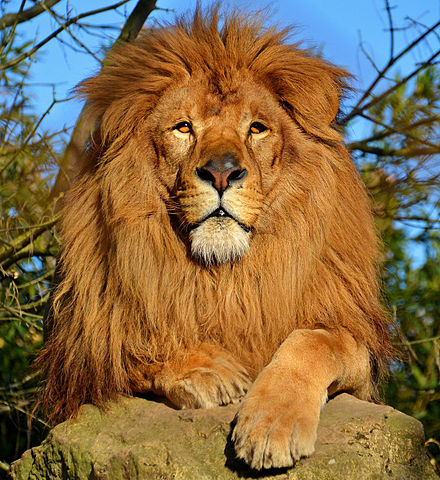
#> input picture lion.jpg, 440 x 480 px, found by its file name
$ python resize-image.py
#> lines starting #> are read from the running program, lines starting #| are printed output that depends on the picture
# ##############################################################################
# Resizing an Image
# ##############################################################################

import cv2
import matplotlib
import matplotlib.pyplot as plt
import numpy as np

# use cv2.resize for image resize, shrink
# dst = cv2.resize( src, dsize[, dst[, fx[, fy[, interpolation]]]] )
# https://docs.opencv.org/4.1.0/da/d54/group__imgproc__transform.html#ga47a974309e9102f5f08231edc7e7529d
#
# interpolation algorithms
# InterpolationFlags: cv.INTER_LANCZOS4, cv.INTER_NEAREST, cv.INTER_LINEAR, cv.INTER_AREA
# Lanczos interpolation over 8x8 neighborhood, nearest neighbor interpolation, bilinear interpolation, resampling using pixel area relation
# https://docs.opencv.org/4.1.0/da/d54/group__imgproc__transform.html#ga5bb5a1fea74ea38e1a5445ca803ff121
#
# To shrink an image, it will generally look best with INTER_AREA interpolation,
# whereas to enlarge an image, it will generally look best with c::INTER_CUBIC (slow) or INTER_LINEAR (faster but still looks OK).
# https://docs.opencv.org/4.1.0/da/d54/group__imgproc__transform.html#gga5bb5a1fea74ea38e1a5445ca803ff121aa5521d8e080972c762467c45f3b70e6c
def scale_width_height():
    """
    scale with width and height
    """
    matplotlib.rcParams['figure.figsize'] = (6.0, 6.0)
    matplotlib.rcParams['image.cmap'] = 'gray'

    img = cv2.imread('lion.jpg')
#> img is the input picture: shape (480, 440, 3); mean B, G, R 71.2, 108.1, 134

    resizeDownWidth = 300
    resizeDownHeight = 200
    # dst = cv2.resize(src, dsize, interpolation)
    resizedDown = cv2.resize(img, (resizeDownWidth, resizeDownHeight), interpolation= cv2.INTER_LINEAR)
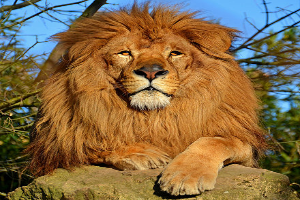
#> resizedDown: shape (200, 300, 3); mean B, G, R 71.1, 107.9, 133.9

    resizeUpWidth = 600
    resizeUpHeight = 900
    # dst = cv2.resize(src, dsize, interpolation)
    resizedUp = cv2.resize(img, (resizeUpWidth, resizeUpHeight), interpolation= cv2.INTER_LINEAR)
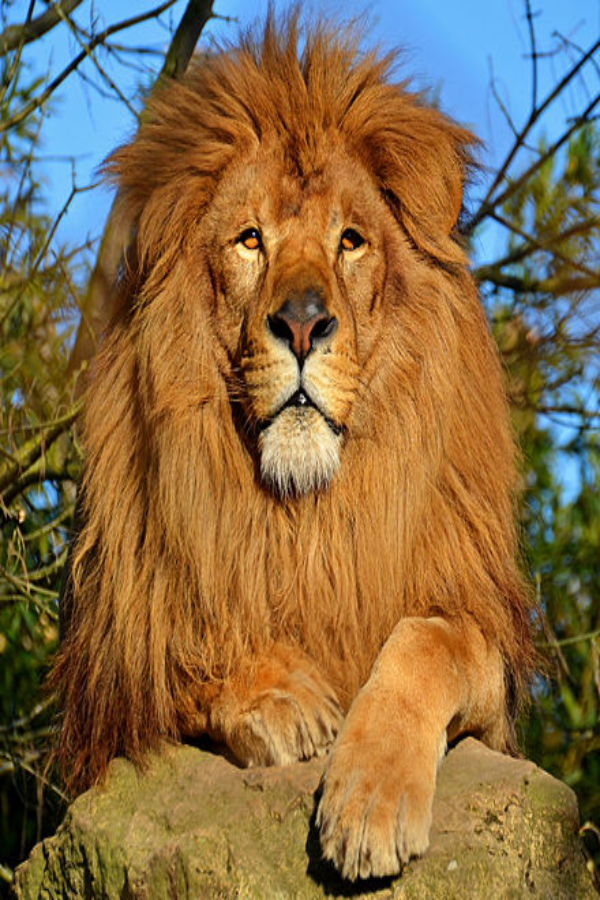
#> resizedUp: shape (900, 600, 3); mean B, G, R 71.1, 107.9, 133.9

    plt.figure(figsize=[15,15])
    plt.subplot(131);plt.imshow(img[:,:,::-1]);plt.title("Original Image")
    plt.subplot(132);plt.imshow(resizedUp[:,:,::-1]);plt.title("Scaled Up Image")
    plt.subplot(133);plt.imshow(resizedDown[:,:,::-1]);plt.title("Scaled Down Image")
    plt.show()
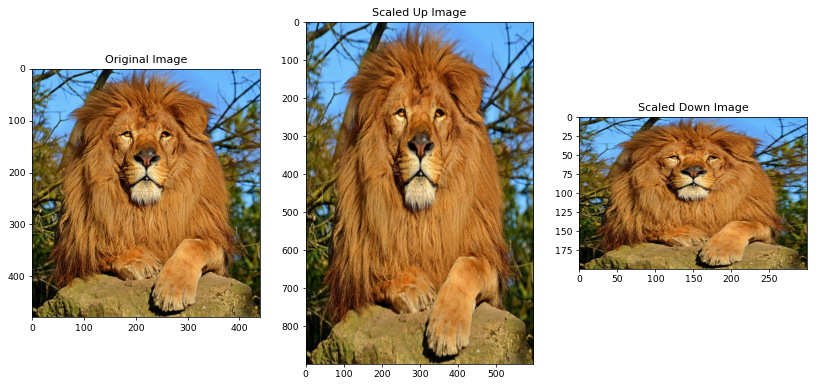
#> figure drawn by matplotlib, 3 panels

def scale_factor():
    """
    scale with scale factor, BUT preserve the aspect ratio of the image
    """
    matplotlib.rcParams['figure.figsize'] = (6.0, 6.0)
    matplotlib.rcParams['image.cmap'] = 'gray'

    img = cv2.imread('lion.jpg')

    scaleUpX = 1.5
    scaleUpY = 1
    scaleDown = 0.6

    scaledDown = cv2.resize(img, None, fx= scaleDown, fy= scaleDown, interpolation= cv2.INTER_LINEAR)
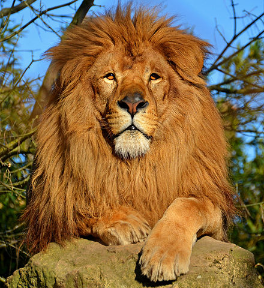
#> scaledDown: shape (288, 264, 3); mean B, G, R 71.1, 108, 134
    scaledUp = cv2.resize(img, None, fx= scaleUpX, fy= scaleUpY, interpolation= cv2.INTER_LINEAR)
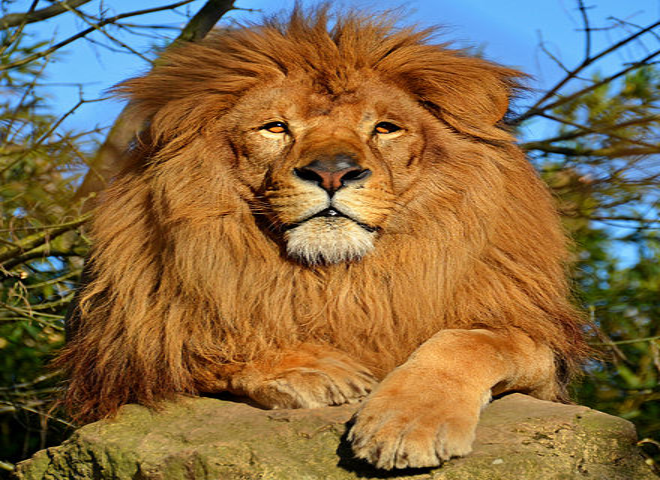
#> scaledUp: shape (480, 660, 3); mean B, G, R 71.3, 108.2, 134.1

    plt.figure(figsize=[15,15])

    plt.subplot(131);plt.imshow(img[:,:,::-1]);plt.title("Original Image")

    plt.subplot(132);plt.imshow(scaledDown[:,:,::-1])
    plt.title(f'Scaled Down Image, size = { scaledDown.shape[:2] }')

    plt.subplot(133);plt.imshow(scaledUp[:,:,::-1])
    plt.title(f'Scaled Up Image, size = { scaledUp.shape[:2] }')

    plt.show()
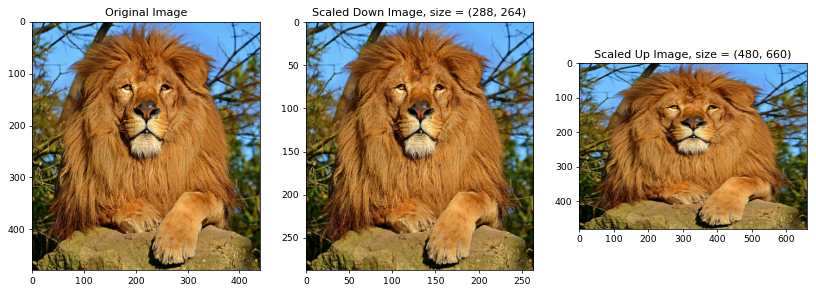
#> figure drawn by matplotlib, 3 panels

if __name__ == "__main__":
    scale_width_height()
    scale_factor()
